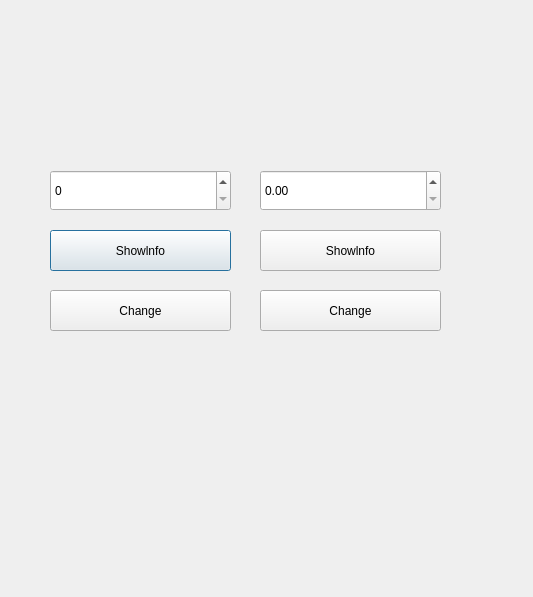
<?xml version="1.0" encoding="UTF-8"?>
<ui version="4.0">
 <class>Dialog</class>
 <widget class="QDialog" name="Dialog">
  <property name="geometry">
   <rect>
    <x>0</x>
    <y>0</y>
    <width>533</width>
    <height>597</height>
   </rect>
  </property>
  <property name="windowTitle">
   <string>Dialog</string>
  </property>
  <widget class="QSpinBox" name="spinbox_Test">
   <property name="geometry">
    <rect>
     <x>50</x>
     <y>170</y>
     <width>181</width>
     <height>41</height>
    </rect>
   </property>
  </widget>
  <widget class="QDoubleSpinBox" name="doublespinbox_Test">
   <property name="geometry">
    <rect>
     <x>260</x>
     <y>170</y>
     <width>181</width>
     <height>41</height>
    </rect>
   </property>
  </widget>
  <widget class="QPushButton" name="btn_showInfo">
   <property name="geometry">
    <rect>
     <x>50</x>
     <y>230</y>
     <width>181</width>
     <height>41</height>
    </rect>
   </property>
   <property name="text">
    <string>Showlnfo</string>
   </property>
  </widget>
  <widget class="QPushButton" name="btn_doubleShowInfo">
   <property name="geometry">
    <rect>
     <x>260</x>
     <y>230</y>
     <width>181</width>
     <height>41</height>
    </rect>
   </property>
   <property name="text">
    <string>Showlnfo</string>
   </property>
  </widget>
  <widget class="QPushButton" name="btn_changeRangeStep">
   <property name="geometry">
    <rect>
     <x>50</x>
     <y>290</y>
     <width>181</width>
     <height>41</height>
    </rect>
   </property>
   <property name="text">
    <string>Change</string>
   </property>
  </widget>
  <widget class="QPushButton" name="btn_doubleChangeRangeStep">
   <property name="geometry">
    <rect>
     <x>260</x>
     <y>290</y>
     <width>181</width>
     <height>41</height>
    </rect>
   </property>
   <property name="text">
    <string>Change</string>
   </property>
  </widget>
 </widget>
 <resources/>
 <connections/>
</ui>
